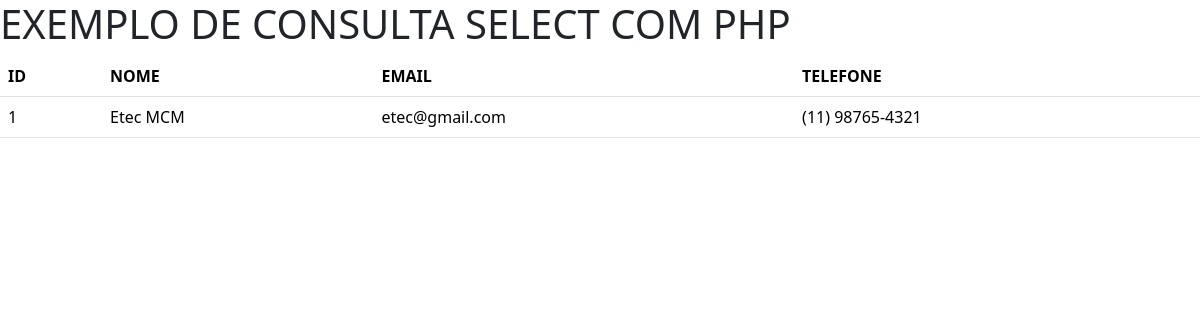
The page /painel/exemplo_select.php on the database as committed earlier.
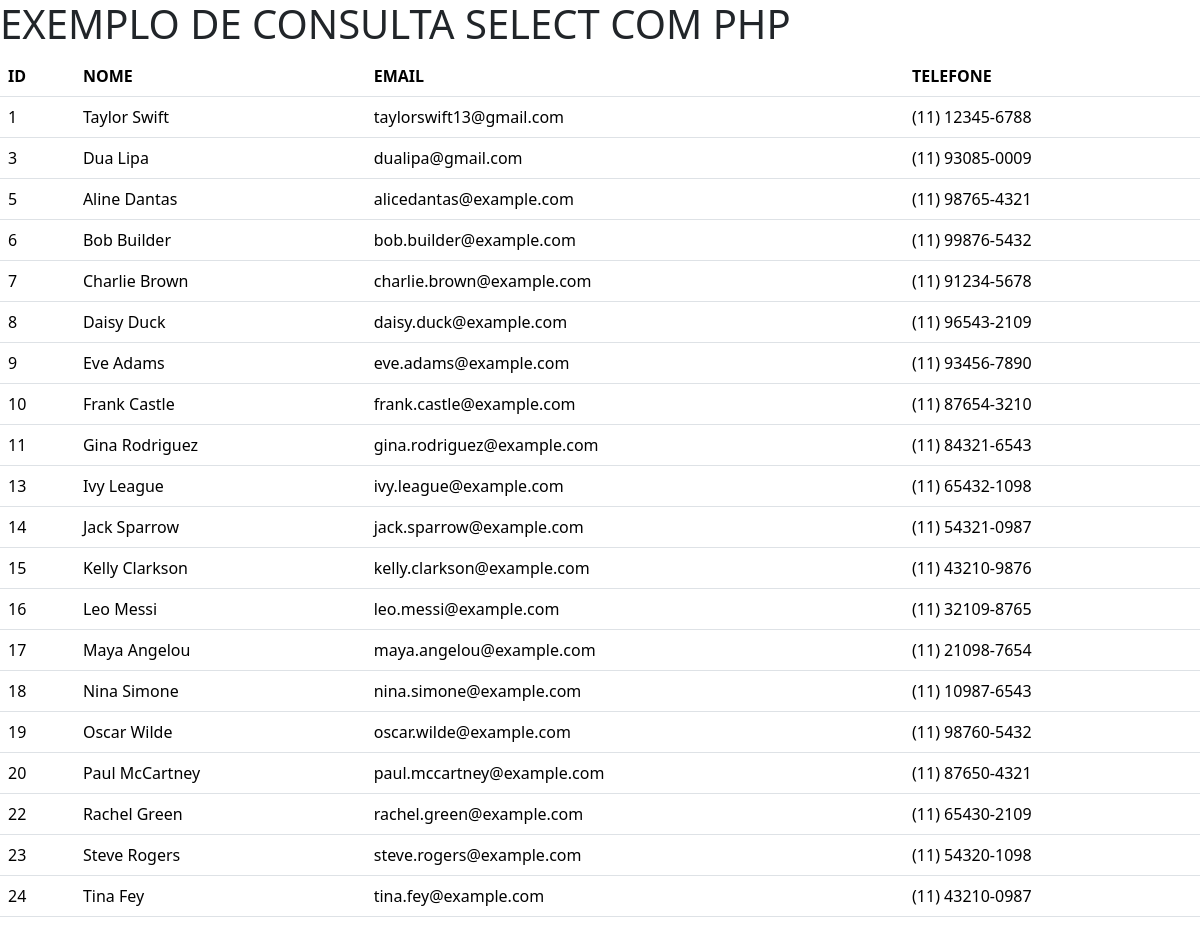
The same page on the database as committed later.
### tables this page shows
CREATE TABLE `clientes` (
  `id_cliente` int(11) NOT NULL,
  `nome_cliente` varchar(255) NOT NULL,
  `email_cliente` varchar(255) NOT NULL,
  `telefone` varchar(255) NOT NULL
);

### painel/exemplo_select.php (the view, shortened to what this page needs)
<?php
    include 'conecta.php';
?>
<!DOCTYPE html>
<html lang="en">
<head>
    <link href="https://cdn.jsdelivr.net/npm/bootstrap@5.3.3/dist/css/bootstrap.min.css" rel="stylesheet">
</head>
<body>
    <h1>EXEMPLO DE CONSULTA SELECT COM PHP</h1>
<table class="table">
  <thead>
    <tr>
      <th scope="col">ID</th>
      <th scope="col">NOME</th>
      <th scope="col">EMAIL</th>
      <th scope="col">TELEFONE</th>
    </tr>
  </thead>
  <tbody>
  <?php
        $sql = "SELECT * FROM clientes";
        $consulta = $conexao->query($sql);
        while($dados = $consulta->fetch_assoc()){
            echo "<tr>";
            echo "<td>". $dados['id_cliente']."</td>";
            echo "<td>". $dados['nome_cliente']."</td>";
            echo "<td>". $dados['email_cliente']."</td>";
            echo "<td>". $dados['telefone']."</td>";
            echo "</tr>";
        }
    ?>
</tbody>
</table>
</body>
</html>

Rows that differ between the two databases and show on the page:
changed clientes id 1: nome_cliente "Etec MCM" → "Taylor Swift"; email_cliente "etec@gmail.com" → "taylorswift13@gmail.com"; telefone "(11) 98765-4321" → "(11) 12345-6788"
added clientes: id_cliente "3", nome_cliente "Dua Lipa", email_cliente "dualipa@gmail.com", telefone "(11) 93085-0009"
added clientes: id_cliente "5", nome_cliente "Aline Dantas", email_cliente "alicedantas@example.com", telefone "(11) 98765-4321"
added clientes: id_cliente "6", nome_cliente "Bob Builder", email_cliente "bob.builder@example.com", telefone "(11) 99876-5432"
added clientes: id_cliente "7", nome_cliente "Charlie Brown", email_cliente "charlie.brown@example.com", telefone "(11) 91234-5678"
added clientes: id_cliente "8", nome_cliente "Daisy Duck", email_cliente "daisy.duck@example.com", telefone "(11) 96543-2109"
added clientes: id_cliente "9", nome_cliente "Eve Adams", email_cliente "eve.adams@example.com", telefone "(11) 93456-7890"
added clientes: id_cliente "10", nome_cliente "Frank Castle", email_cliente "frank.castle@example.com", telefone "(11) 87654-3210"
added clientes: id_cliente "11", nome_cliente "Gina Rodriguez", email_cliente "gina.rodriguez@example.com", telefone "(11) 84321-6543"
added clientes: id_cliente "13", nome_cliente "Ivy League", email_cliente "ivy.league@example.com", telefone "(11) 65432-1098"
added clientes: id_cliente "14", nome_cliente "Jack Sparrow", email_cliente "jack.sparrow@example.com", telefone "(11) 54321-0987"
added clientes: id_cliente "15", nome_cliente "Kelly Clarkson", email_cliente "kelly.clarkson@example.com", telefone "(11) 43210-9876"
added clientes: id_cliente "16", nome_cliente "Leo Messi", email_cliente "leo.messi@example.com", telefone "(11) 32109-8765"
added clientes: id_cliente "17", nome_cliente "Maya Angelou", email_cliente "maya.angelou@example.com", telefone "(11) 21098-7654"
added clientes: id_cliente "18", nome_cliente "Nina Simone", email_cliente "nina.simone@example.com", telefone "(11) 10987-6543"
added clientes: id_cliente "19", nome_cliente "Oscar Wilde", email_cliente "oscar.wilde@example.com", telefone "(11) 98760-5432"
added clientes: id_cliente "20", nome_cliente "Paul McCartney", email_cliente "paul.mccartney@example.com", telefone "(11) 87650-4321"
added clientes: id_cliente "22", nome_cliente "Rachel Green", email_cliente "rachel.green@example.com", telefone "(11) 65430-2109"
added clientes: id_cliente "23", nome_cliente "Steve Rogers", email_cliente "steve.rogers@example.com", telefone "(11) 54320-1098"
added clientes: id_cliente "24", nome_cliente "Tina Fey", email_cliente "tina.fey@example.com", telefone "(11) 43210-0987"
